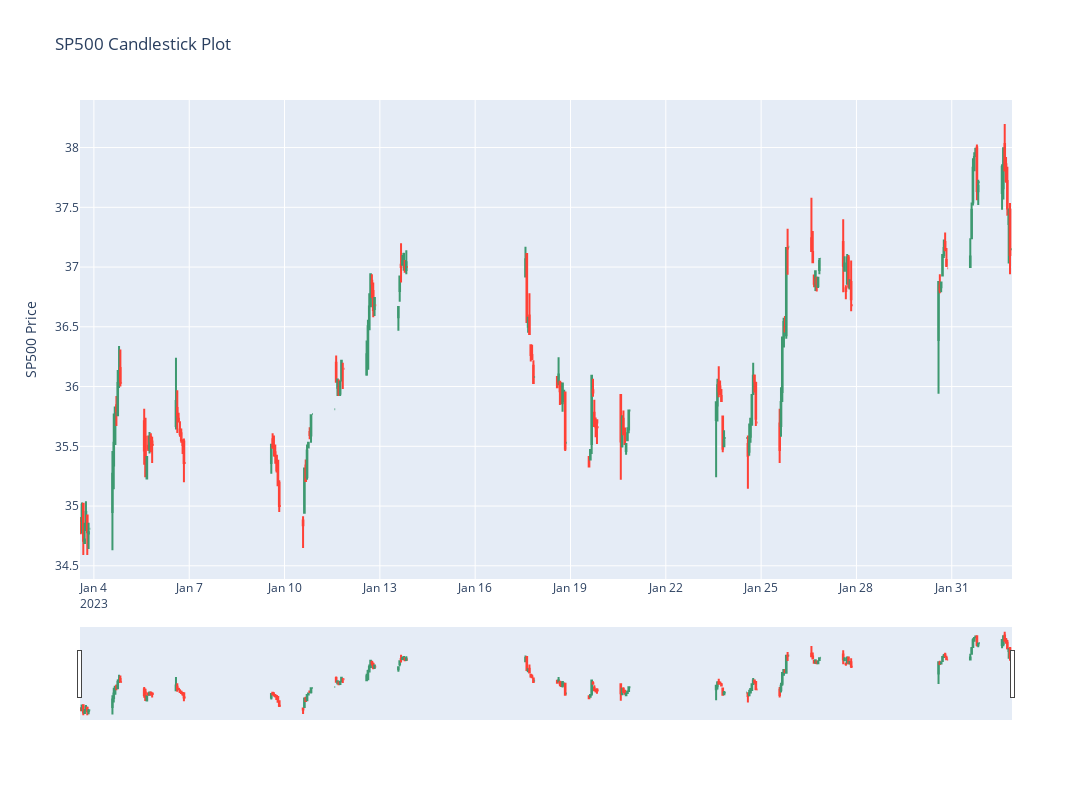

Source (notebook cell):
### Code cell
# Build candlestick plot
fig = go.Figure(data=[
    
                # Hourly Data
                go.Candlestick(
                    x=df.index,
                    open=df['open'],
                    high=df['high'],
                    low=df['low'],
                    close=df['close']
                )
                ]
            )

def custom_legend_name(new_names):
    for i, new_name in enumerate(new_names):
        fig.data[i].name = new_name
        
custom_legend_name(['price'])

fig.update_layout(
    title='SP500 Candlestick Plot',
    yaxis_title='SP500 Price',
)

fig.update_layout(autosize=False, width=1600, height=800)
fig.show()

### Figure 1 — Plotly figure (JSON) as saved in the notebook; plotly's stock layout.template omitted (floating-point values rounded to 4 significant figures; data arrays with more than 128 entries replaced by an {"elided": "..."} marker saying what was removed)
{"data": [{"close": {"elided": "169 float values"}, "high": {"elided": "169 float values"}, "low": {"elided": "169 float values"}, "name": "price", "open": {"elided": "169 float values"}, "type": "candlestick", "x": {"elided": "169 str values"}}], "layout": {"autosize": false, "height": 800, "title": {"text": "SP500 Candlestick Plot"}, "width": 1600, "xaxis": {"autorange": true, "range": ["2023-01-03 13:30", "2023-02-01 21:30"], "rangeslider": {"autorange": true, "range": ["2023-01-03 13:30", "2023-02-01 21:30"], "yaxis": {"_template": null, "rangemode": "match"}}, "type": "date"}, "yaxis": {"autorange": true, "range": [34.39, 38.4], "title": {"text": "SP500 Price"}}}}
